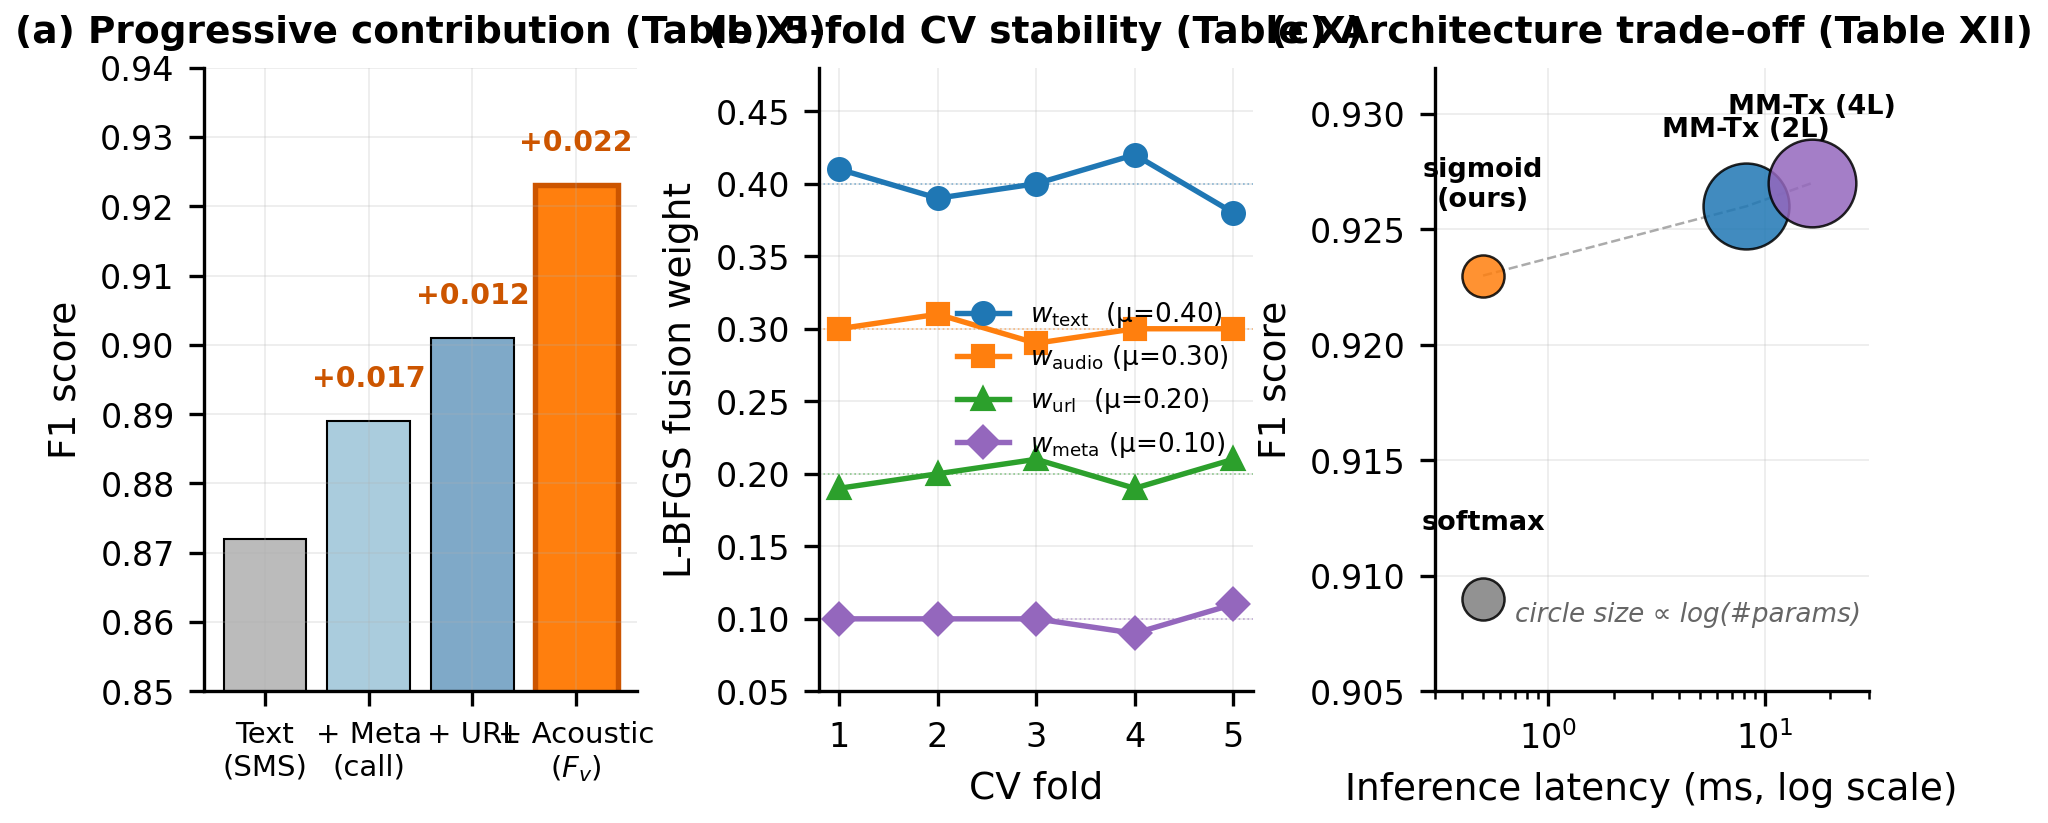

Write Python code to recreate this figure.
"""
Figure 6: Multimodal fusion analysis.

Data source: safety_data.py (EXP06: progressive_f1, fold_weights, architecture).
"""
import numpy as np
import matplotlib.pyplot as plt
import sci_style as sci
from safety_data import (
    EXP06_PROGRESSIVE_F1, EXP06_FOLD_WEIGHTS, EXP06_MEAN_WEIGHTS,
    EXP06_ARCHITECTURE,
)

fig, (ax1, ax2, ax3) = plt.subplots(1, 3, figsize=(7.16, 2.7),
                                     gridspec_kw={"wspace": 0.42})

# ---- (a) Progressive modality contribution ----
modalities = [r["modality"] for r in EXP06_PROGRESSIVE_F1]
f1_prog    = [r["f1"]       for r in EXP06_PROGRESSIVE_F1]
deltas     = [r["delta"]    for r in EXP06_PROGRESSIVE_F1]

x = np.arange(len(modalities))
colors_prog = ["#bbbbbb", "#aaccdd", "#7fa9c8", "#ff7f0e"]
bars = ax1.bar(x, f1_prog, color=colors_prog, edgecolor="black", lw=0.5)
bars[-1].set_edgecolor("#cc5500")
bars[-1].set_linewidth(1.3)

ax1.set_xticks(x)
ax1.set_xticklabels(modalities, fontsize=7)
ax1.set_ylabel("F1 score")
ax1.set_ylim(0.85, 0.94)
ax1.set_title("(a) Progressive contribution (Table XI)",
              weight="bold", fontsize=9)

for i in range(1, len(modalities)):
    ax1.annotate(f"+{deltas[i]:.3f}",
                 xy=(x[i], f1_prog[i]),
                 xytext=(x[i], f1_prog[i] + 0.005),
                 ha="center", fontsize=6.8,
                 color="#cc5500", weight="bold")

# ---- (b) 5-fold CV weight stability ----
folds   = [r["fold"]    for r in EXP06_FOLD_WEIGHTS]
w_text  = [r["w_text"]  for r in EXP06_FOLD_WEIGHTS]
w_audio = [r["w_audio"] for r in EXP06_FOLD_WEIGHTS]
w_url   = [r["w_url"]   for r in EXP06_FOLD_WEIGHTS]
w_meta  = [r["w_meta"]  for r in EXP06_FOLD_WEIGHTS]

mw = EXP06_MEAN_WEIGHTS
ax2.plot(folds, w_text,  "o-", color="#1f77b4", lw=1.3, ms=5,
         label=f"$w_{{\\rm text}}$  (μ={mw['w_text']:.2f})")
ax2.plot(folds, w_audio, "s-", color="#ff7f0e", lw=1.3, ms=5,
         label=f"$w_{{\\rm audio}}$ (μ={mw['w_audio']:.2f})")
ax2.plot(folds, w_url,   "^-", color="#2ca02c", lw=1.3, ms=5,
         label=f"$w_{{\\rm url}}$  (μ={mw['w_url']:.2f})")
ax2.plot(folds, w_meta,  "D-", color="#9467bd", lw=1.3, ms=5,
         label=f"$w_{{\\rm meta}}$ (μ={mw['w_meta']:.2f})")

for mu, c in [(mw["w_text"], "#1f77b4"), (mw["w_audio"], "#ff7f0e"),
              (mw["w_url"], "#2ca02c"),  (mw["w_meta"], "#9467bd")]:
    ax2.axhline(mu, color=c, lw=0.4, ls=":", alpha=0.5)

ax2.set_xlabel("CV fold")
ax2.set_ylabel("L-BFGS fusion weight")
ax2.set_xticks(folds)
ax2.set_ylim(0.05, 0.48)
ax2.set_title("(b) 5-fold CV stability (Table X)",
              weight="bold", fontsize=9)
ax2.legend(loc="center right", fontsize=6.3, ncol=1)

# ---- (c) Architecture comparison ----
for a in EXP06_ARCHITECTURE:
    name   = a["arch"]
    f1     = a["f1"]
    lat    = a["latency_ms"]
    params = a["params"]
    is_ours = name.startswith("sigmoid")
    color  = "#ff7f0e" if is_ours else (
             "#7f7f7f" if "softmax" in name else
             "#1f77b4" if "2L" in name else "#9467bd")
    ms = np.log10(max(params, 5)) * 4 + 4
    ax3.scatter([lat], [f1], s=ms * 15, color=color,
                edgecolor="black", lw=0.6, alpha=0.85, zorder=3)
    ax3.annotate(name, xy=(lat, f1), xytext=(lat, f1 + 0.003),
                 ha="center", fontsize=6.5, weight="bold")

# Pareto front line
xs = [a["latency_ms"] for a in EXP06_ARCHITECTURE if a["arch"] != "softmax"]
ys = [a["f1"]         for a in EXP06_ARCHITECTURE if a["arch"] != "softmax"]
ax3.plot(xs, ys, "--", color="#888", lw=0.6, alpha=0.7)

ax3.set_xlabel("Inference latency (ms, log scale)")
ax3.set_ylabel("F1 score")
ax3.set_xscale("log")
ax3.set_xlim(0.3, 30)
ax3.set_ylim(0.905, 0.932)
ax3.set_title("(c) Architecture trade-off (Table XII)",
              weight="bold", fontsize=9)
ax3.text(0.7, 0.908, "circle size ∝ log(#params)",
         fontsize=6.3, color="#666", style="italic")

sci.save(fig, "fig06_fusion_analysis.png", w=7.16, h=2.7)
print("Saved fig06_fusion_analysis.png")
